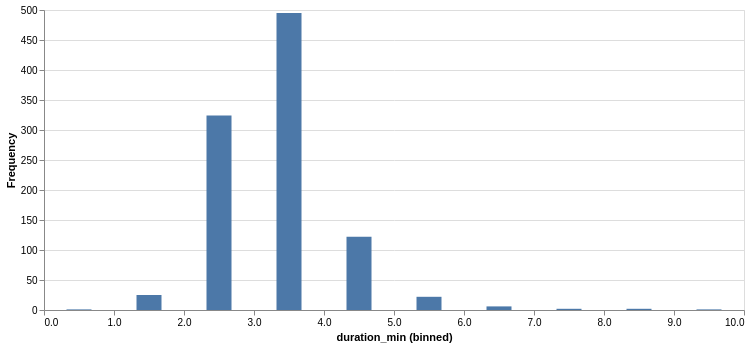

The cell this chart's notebook holds for it:
### Code cell
#doing the above but as the bar frequency graph just to see it two different ways
duraFreq = alt.Chart(durationDF).mark_bar(size=25).encode(
    alt.X('duration_min').bin(),
    alt.Y('count()', title='Frequency')
).properties(width = 700)
duraFreq.show()

### Figure 1 — Vega-Lite specification as saved in the notebook (floating-point values rounded to 4 significant figures; data arrays with more than 128 entries replaced by an {"elided": "..."} marker saying what was removed)
{"config": {"view": {"continuousWidth": 300, "continuousHeight": 300}}, "data": {"name": "data-0b43da256ac2fbcea386ac35f8d61352"}, "mark": {"type": "bar", "size": 25}, "encoding": {"x": {"bin": {}, "field": "duration_min", "type": "quantitative"}, "y": {"aggregate": "count", "title": "Frequency", "type": "quantitative"}}, "width": 700, "$schema": "https://vega.github.io/schema/vega-lite/v5.20.1.json", "datasets": {"data-0b43da256ac2fbcea386ac35f8d61352": {"elided": "1000 records"}}}
